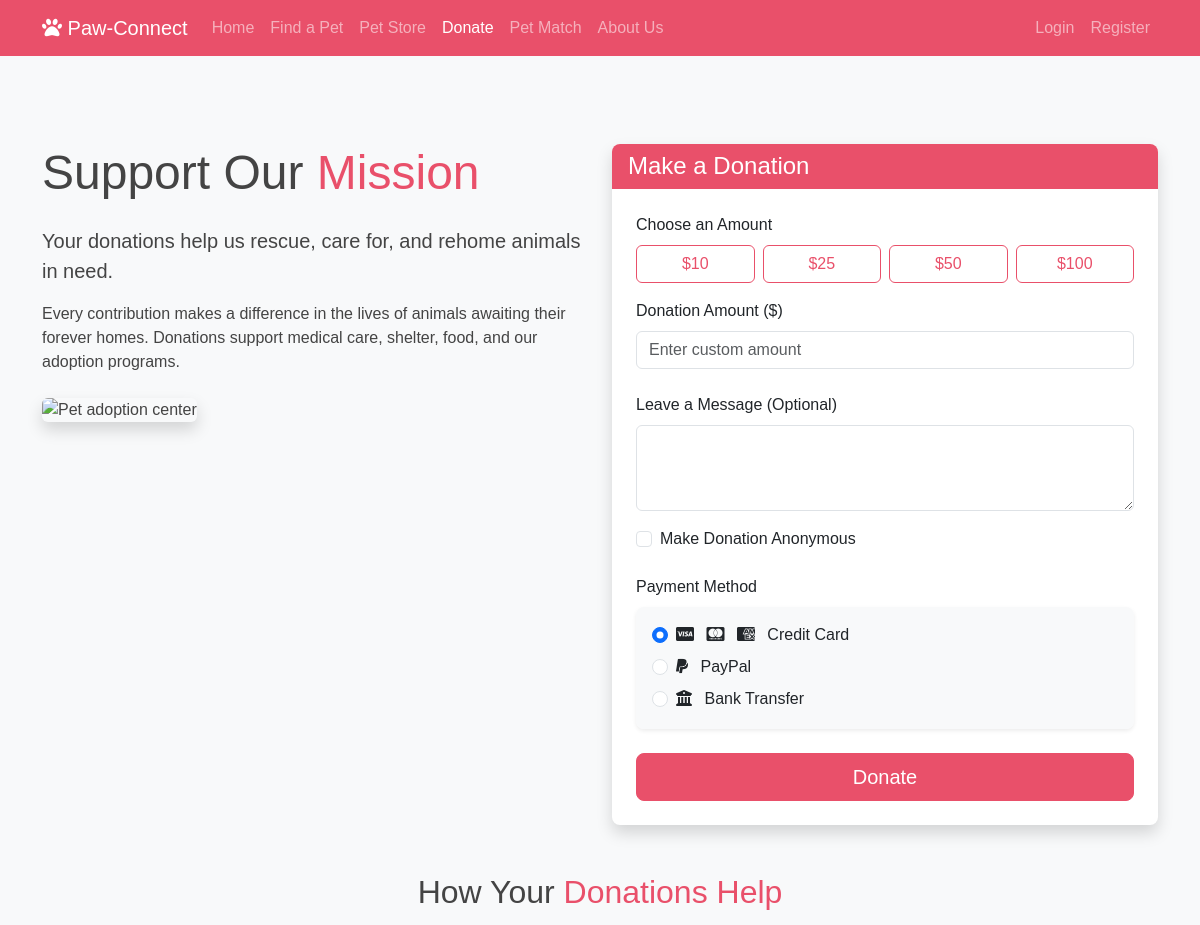
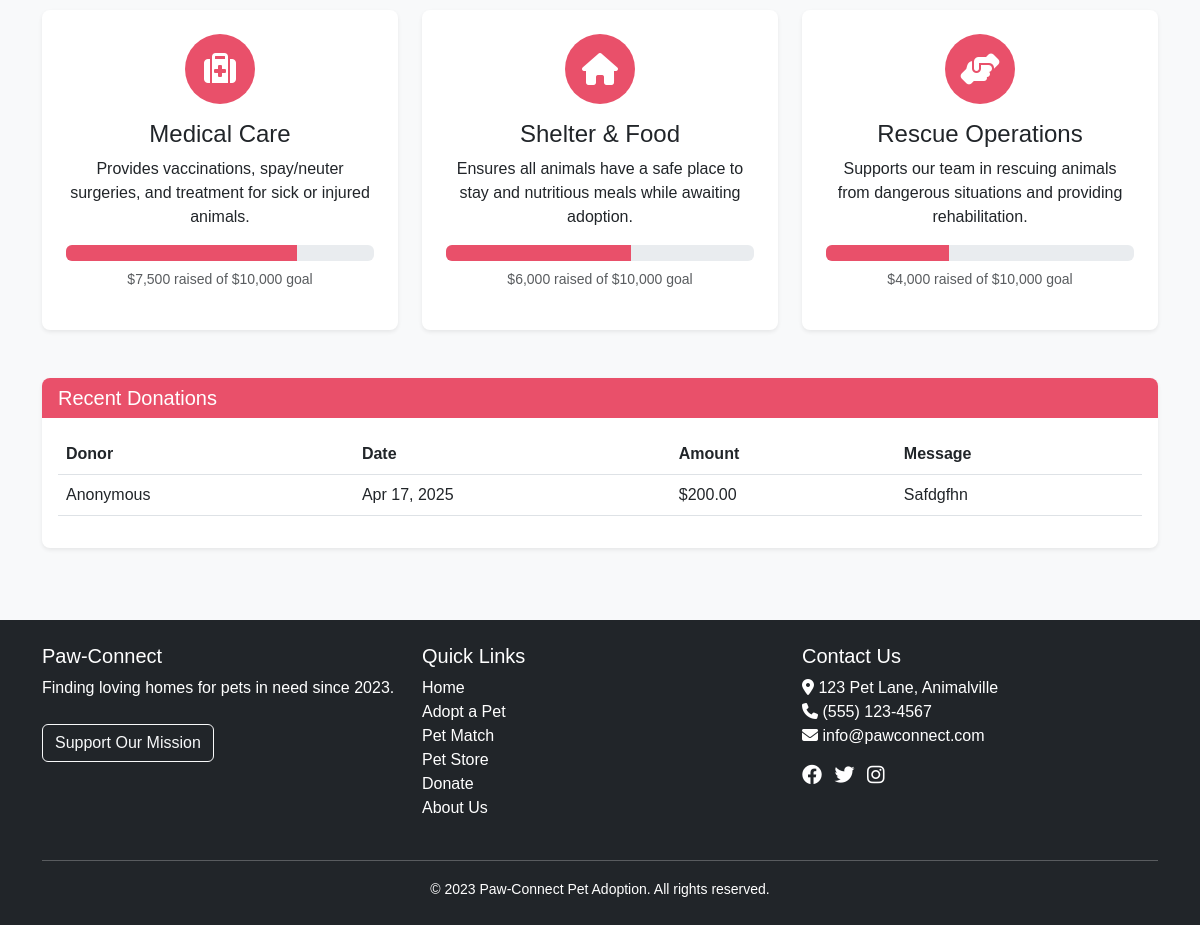
Screenshot of /donate with the database file from the repository (2 pictures, top to bottom).
### models.py (models this page shows, shortened)
class Donation(db.Model):
    id = db.Column(db.Integer, primary_key=True)
    user_id = db.Column(db.Integer, db.ForeignKey('user.id'))
    amount = db.Column(db.Float, nullable=False)
    message = db.Column(db.Text)
    donation_date = db.Column(db.DateTime, default=datetime.utcnow)
    is_anonymous = db.Column(db.Boolean, default=False)

### routes.py (the view, shortened to what this page needs)
@app.route('/donate', methods=['GET', 'POST'])
def donate():
    form = DonationForm()
    recent_donations = Donation.query.filter_by(is_anonymous=False).order_by(Donation.donation_date.desc()).limit(5).all()
    return render_template('donate.html', form=form, recent_donations=recent_donations)

### forms.py
class DonationForm(FlaskForm):
    amount = FloatField('Donation Amount ($)', validators=[DataRequired(), NumberRange(min=1)])
    message = TextAreaField('Leave a Message (Optional)', validators=[Optional(), Length(max=500)])
    is_anonymous = BooleanField('Make Donation Anonymous')
    submit = SubmitField('Donate')

### routes.py (called while the page is built)
@app.context_processor
def inject_cart_count():
    cart_count = 0
    if current_user.is_authenticated:
        cart_items = CartItem.query.filter_by(user_id=current_user.id).all()
        cart_count = sum(item.quantity for item in cart_items)
    return dict(cart_count=cart_count)

### templates/donate.html (shortened to what this page needs)
{% extends "base.html" %}
{% block content %}
<div class="container py-5">
    <div class="row mb-5">
        <div class="col-lg-6">
            <h1 class="display-5 mb-4">Support Our <span class="text-primary">Mission</span></h1>
            <p class="lead">Your donations help us rescue, care for, and rehome animals in need.</p>
            <p>Every contribution makes a difference in the lives of animals awaiting their forever homes. Donations support medical care, shelter, food, and our adoption programs.</p>
            <div class="mt-4">
                <img src="https://images.unsplash.com/photo-1494256997604-768d1f608cac" alt="Pet adoption center" class="img-fluid rounded shadow">
            </div>
        </div>
        <div class="col-lg-6">
            <div class="card shadow">
                <div class="card-header bg-primary text-white">
                    <h2 class="h4 mb-0">Make a Donation</h2>
                </div>
                <div class="card-body p-4">
                    <form method="POST" action="{{ url_for('donate') }}">
                        <div class="mb-4">
                            <label class="form-label">Choose an Amount</label>
                            <div class="row row-cols-2 row-cols-sm-4 g-2 mb-3">
                                <div class="col">
                                    <label class="btn btn-outline-primary w-100" for="amount10">$10</label>
                                </div>
                                <div class="col">
                                    <label class="btn btn-outline-primary w-100" for="amount25">$25</label>
                                </div>
                                <div class="col">
                                    <label class="btn btn-outline-primary w-100" for="amount50">$50</label>
                                </div>
                                <div class="col">
                                    <label class="btn btn-outline-primary w-100" for="amount100">$100</label>
                                </div>
                            </div>
                            {{ form.amount.label(class="form-label") }}
                            {% if form.amount.errors %}
                                {{ form.amount(class="form-control is-invalid", placeholder="Enter custom amount") }}
                                <div class="invalid-feedback">
                                    {% for error in form.amount.errors %}
                                        {{ error }}
                                    {% endfor %}
                                </div>
                            {% else %}
                                {{ form.amount(class="form-control", placeholder="Enter custom amount") }}
                            {% endif %}
                        </div>
                        <div class="mb-3">
                            {{ form.message.label(class="form-label") }}
                            {{ form.message(class="form-control", rows=3) }}
                        </div>
                        <div class="mb-4 form-check">
                            {{ form.is_anonymous(class="form-check-input") }}
                            {{ form.is_anonymous.label(class="form-check-label") }}
                        </div>
                        <div class="mb-4">
                            <label class="form-label">Payment Method</label>
                            <div class="card">
                                <div class="card-body bg-light">
                                    <div class="form-check mb-2">
                                        <input class="form-check-input" type="radio" name="paymentMethod" id="creditCard" checked>
                                        <label class="form-check-label" for="creditCard">
                                            <i class="fab fa-cc-visa me-2"></i>
                                            <i class="fab fa-cc-mastercard me-2"></i>
                                            <i class="fab fa-cc-amex me-2"></i>
                                            Credit Card
                                        </label>
                                    </div>
                                    <div class="form-check mb-2">
                                        <input class="form-check-input" type="radio" name="paymentMethod" id="paypal">
                                        <label class="form-check-label" for="paypal">
                                            <i class="fab fa-paypal me-2"></i>
                                            PayPal
                                        </label>
                                    </div>
                                    <div class="form-check">
                                        <input class="form-check-input" type="radio" name="paymentMethod" id="bankTransfer">
                                        <label class="form-check-label" for="bankTransfer">
                                            <i class="fas fa-university me-2"></i>
                                            Bank Transfer
                                        </label>
                                    </div>
                                </div>
                            </div>
                        </div>
                        <div class="d-grid">
                            {{ form.submit(class="btn btn-primary btn-lg") }}
                        </div>
                    </form>
                </div>
            </div>
        </div>
    </div>
    <div class="row mb-5">
        <div class="col-12">
            <h2 class="text-center mb-4">How Your <span class="text-primary">Donations Help</span></h2>
            <div class="row row-cols-1 row-cols-md-3 g-4">
                <div class="col">
                    <div class="card h-100 border-0 shadow-sm">
                        <div class="card-body text-center p-4">
                            <div class="icon-circle bg-primary text-white mb-3">
                                <i class="fas fa-medkit fa-2x"></i>
                            </div>
                            <h3 class="h4">Medical Care</h3>
                            <p>Provides vaccinations, spay/neuter surgeries, and treatment for sick or injured animals.</p>
                            <div class="progress mt-3">
                                <div class="progress-bar bg-primary" role="progressbar" style="width: 75%" aria-valuenow="75" aria-valuemin="0" aria-valuemax="100"></div>
                            </div>
                            <p class="small text-muted mt-2">$7,500 raised of $10,000 goal</p>
                        </div>
                    </div>
                </div>
                <div class="col">
                    <div class="card h-100 border-0 shadow-sm">
                        <div class="card-body text-center p-4">
                            <div class="icon-circle bg-primary text-white mb-3">
                                <i class="fas fa-home fa-2x"></i>
                            </div>
                            <h3 class="h4">Shelter & Food</h3>
                            <p>Ensures all animals have a safe place to stay and nutritious meals while awaiting adoption.</p>
                            <div class="progress mt-3">
                                <div class="progress-bar bg-primary" role="progressbar" style="width: 60%" aria-valuenow="60" aria-valuemin="0" aria-valuemax="100"></div>
                            </div>
                            <p class="small text-muted mt-2">$6,000 raised of $10,000 goal</p>
                        </div>
                    </div>
                </div>
                <div class="col">
                    <div class="card h-100 border-0 shadow-sm">
                        <div class="card-body text-center p-4">
                            <div class="icon-circle bg-primary text-white mb-3">
                                <i class="fas fa-hands-helping fa-2x"></i>
                            </div>
                            <h3 class="h4">Rescue Operations</h3>
                            <p>Supports our team in rescuing animals from dangerous situations and providing rehabilitation.</p>
                            <div class="progress mt-3">
                                <div class="progress-bar bg-primary" role="progressbar" style="width: 40%" aria-valuenow="40" aria-valuemin="0" aria-valuemax="100"></div>
                            </div>
                            <p class="small text-muted mt-2">$4,000 raised of $10,000 goal</p>
                        </div>
                    </div>
                </div>
            </div>
        </div>
    </div>
    <div class="row">
        <div class="col-12">
            <div class="card shadow-sm">
                <div class="card-header bg-primary text-white">
                    <h3 class="h5 mb-0">Recent Donations</h3>
                </div>
                <div class="card-body">
                    {% if recent_donations %}
                        <div class="table-responsive">
                            <table class="table table-hover">
                                <thead>
                                    <tr>
                                        <th>Donor</th>
                                        <th>Date</th>
                                        <th>Amount</th>
                                        <th>Message</th>
                                    </tr>
                                </thead>
                                <tbody>
                                    {% for donation in recent_donations %}
                                        <tr>
                                            <td>
                                                {% if donation.user_id and donation.donor %}
                                                    {{ donation.donor.username }}
                                                {% else %}
                                                    Anonymous
                                                {% endif %}
                                            </td>
                                            <td>{{ donation.donation_date.strftime('%b %d, %Y') }}</td>
                                            <td>${{ "%.2f"|format(donation.amount) }}</td>
                                            <td>{{ donation.message|truncate(50) if donation.message else "—" }}</td>
                                        </tr>
                                    {% endfor %}
                                </tbody>
                            </table>
                        </div>
                    {% else %}
                        <div class="text-center py-4">
                            <p>No donations yet. Be the first to support our cause!</p>
                        </div>
                    {% endif %}
                </div>
            </div>
        </div>
    </div>
</div>
{% endblock %}

### static/css/style.css (style rules this page uses)
:root { --primary-color: #e9506a; --primary-dark: #c13f57; --primary-light: #f17a8f; --secondary-color: #8a304e; --accent-color: #ffd0d8; --text-color: #444444; --light-bg: #fef6f7; --dark-primary: #ff6384; --dark-primary-dark: #e3476a; --dark-primary-light: #ff8ca3; --dark-secondary: #9d3463; --dark-background: #121212; --dark-surface: #242424; --dark-text: #e0e0e0; }
.btn-primary { background-color: var(--primary-color); border-color: var(--primary-color); }
.btn-outline-primary { color: var(--primary-color); border-color: var(--primary-color); }
.bg-primary { background-color: var(--primary-color) !important; }
.text-primary { color: var(--primary-color) !important; }
body { font-family: 'Nunito', sans-serif; color: var(--text-color); background-color: #f8f9fa; }
.card { border-radius: 0.5rem; overflow: hidden; box-shadow: 0 0.125rem 0.25rem rgba(0, 0, 0, 0.075); border: none; transition: all 0.3s ease; }
.card-header { border-bottom: none; }
.icon-circle { width: 70px; height: 70px; border-radius: 50%; display: flex; align-items: center; justify-content: center; margin: 0 auto; }

### static/css/animations.css (style rules this page uses)
html { transition: color 0.3s ease, background-color 0.3s ease; }
body, .card, .navbar, .alert, .btn, .form-control, .modal-content, .dropdown-menu, .list-group-item { transition: all 0.3s ease; }
.card { transition: transform 0.3s ease, box-shadow 0.3s ease; }
.btn { transition: all 0.3s ease; }

### rows the page displays
Donation: shows "Anonymous", donation_date "Apr 17, 2025", amount "200.00", message "Safdgfhn"
